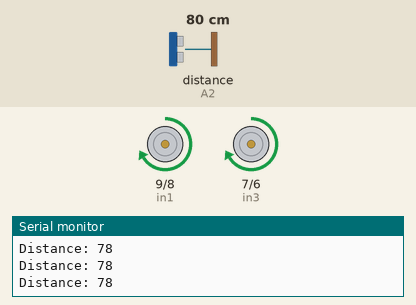
Bench run of a sketch on a simulated Arduino Uno, built with avr-gcc and run on an emulated ATmega328P. Parts: motor-driver pin pairs drawn as motors (green arrow = first pin HIGH = forward, orange = second pin HIGH = backward, longer = more drive, scaled by the enable pin), the last lines printed to the serial monitor. Wiring (inferred from the names in the program): ultrasonic range finder: trigger A3; echo A2. The inputs (shaded band) are chosen by the test bench; at power-on: distance to the obstacle (sensor on A2) 80 cm. The echo pulse lasts 58.3 µs per cm.

Above: at 1.2 s.
1.3 s: distance to the obstacle (sensor on A2) set to 19 cm
2.8 s: distance to the obstacle (sensor on A2) set to 14 cm
At 3.5 s:
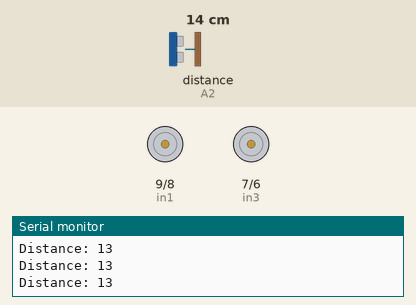
4.3 s: distance to the obstacle (sensor on A2) set to 18 cm
At 4.7 s:
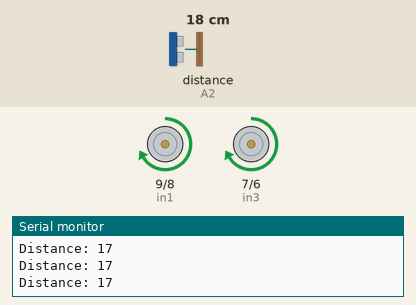
7.3 s: distance to the obstacle (sensor on A2) set to 12 cm
At 8.1 s:
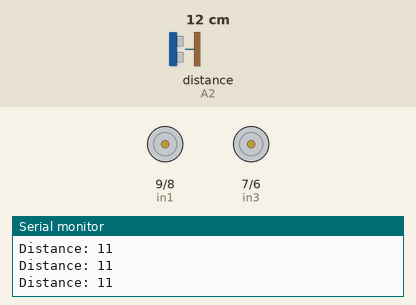
Timing chart, 0 to 9.8 s (numbered marks = the images above; inputs shaded):
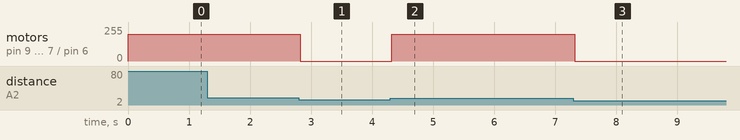

The sketch:

obstacle_avoiding_level1.ino
```cpp
//if obstacle is detected in front , then the car stops. If no obstacle inn front , then the car moves forward
#define enA 10 // Enable1 L298 Pin enA
#define in1 9 // Motor1 L298 Pin in1
#define in2 8 // Motor1 L298 Pin in2
#define in3 7 // Motor2 L298 Pin in3
#define in4 6 // Motor2 L298 Pin in4
#define enB 5 // Enable2 L298 Pin enB

#define echoPin A2 // Echo pin for ultrasonic sensor
#define trigPin A3 // Trigger pin for ultrasonic sensor

void setup() {
  pinMode(in1, OUTPUT);
  pinMode(in2, OUTPUT);
  pinMode(in3, OUTPUT);
  pinMode(in4, OUTPUT);
  pinMode(enA, OUTPUT);
  pinMode(enB, OUTPUT);

  pinMode(trigPin, OUTPUT);
  pinMode(echoPin, INPUT);

  Serial.begin(9600); // Initialize serial communication
}

void loop() {
  if (isObstacleInFront()) {
    // Stop motors if obstacle detected
    stopMotors();
  } else {
    // Move forward if no obstacle detected
    moveForward();
  }
}

bool isObstacleInFront() {
  long duration;
  int distance;

  digitalWrite(trigPin, LOW);
  delayMicroseconds(2);
  digitalWrite(trigPin, HIGH);
  delayMicroseconds(10);
  digitalWrite(trigPin, LOW);

  duration = pulseIn(echoPin, HIGH);
  distance = duration * 0.034 / 2;

  Serial.print("Distance: ");
  Serial.println(distance);

  // Adjust this threshold as needed
  if (distance <= 15) {
    return true; // Obstacle detected
  } else {
    return false; // No obstacle detected
  }
}

void moveForward() {
  digitalWrite(in1, HIGH);
  digitalWrite(in2, LOW);
  digitalWrite(in3, HIGH);
  digitalWrite(in4, LOW);
  analogWrite(enA, 200); // Adjust speed as needed
  analogWrite(enB, 200); // Adjust speed as needed
}

void stopMotors() {
  digitalWrite(in1, LOW);
  digitalWrite(in2, LOW);
  digitalWrite(in3, LOW);
  digitalWrite(in4, LOW);
}
```

Measured:
- the behaviour switches between 17 and 16 cm on distance to the obstacle (sensor on A2) (found by bisection; images 0 and 1)
- after the input at 2.8 s, motor on pin 9 (in1) / pin 8 (in2), motor on pin 7 (in3) / pin 6 (in4): forward 200/255 → stopped at once
- after the input at 4.3 s, motor on pin 9 (in1) / pin 8 (in2), motor on pin 7 (in3) / pin 6 (in4): stopped → forward 200/255 at once
- after the input at 7.3 s, motor on pin 9 (in1) / pin 8 (in2), motor on pin 7 (in3) / pin 6 (in4): forward 200/255 → stopped at once
